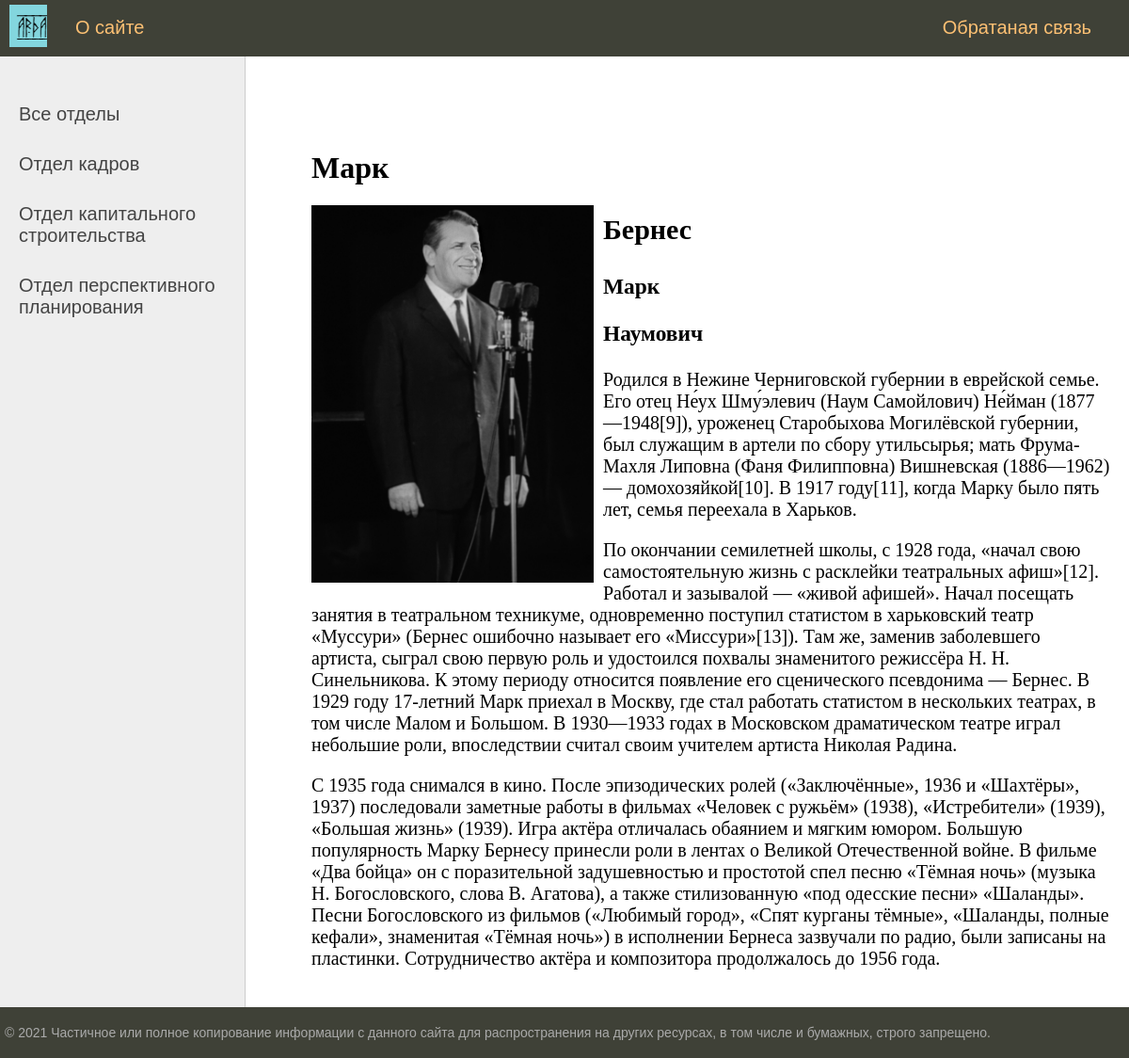
The page /userinfo/bernes/ on the database its author committed.
### user/models.py (models this page shows, shortened)
class Group(models.Model):
    name = models.CharField(max_length=255, db_index=True, verbose_name='Отдел')
    slug = models.SlugField(max_length=255, unique=True, db_index=True, verbose_name='URL')
    def get_absolute_url(self):
        return reverse('group', kwargs={'group_slug': self.slug})
    class Meta:
        verbose_name = 'Отделы'
        verbose_name_plural = 'Отделы'
        ordering = ['id']

class User(models.Model):
    name = models.CharField(max_length=25, verbose_name='Имя')
    slug = models.SlugField(max_length=255, unique=True, db_index=True, verbose_name='URL')
    patronymic = models.CharField(max_length=30, verbose_name='Отчество')
    surname = models.CharField(max_length=35, verbose_name='Фамилия')
    sex = models.CharField(max_length=10, verbose_name='Пол')
    autobiography = models.TextField(blank=True, verbose_name='Автобиография')
    photo = models.ImageField(upload_to='photo/%Y/%m/%d/', verbose_name='Фото')
    time_create = models.DateTimeField(auto_now_add=True, verbose_name='Дата создания')
    time_update = models.DateTimeField(auto_now=True, verbose_name='Дата изменения')
    group = models.ForeignKey('Group', on_delete=models.CASCADE, verbose_name='Группа')
    def __str__(self):
        return self.name
    class Meta:
        verbose_name = 'Сотрудники'
        verbose_name_plural = 'Сотрудники'
        ordering = ['time_create', 'name']

### user/views.py (the view)
# urls.py: path('userinfo/<slug:user_slug>/', ShowUser.as_view(), name='user_inf'),
class ShowUser(DataMixin, DetailView):
    model = User
    template_name = 'user/user.html'
    slug_url_kwarg = 'user_slug'
    def get_context_data(self, **kwargs):
        context = super().get_context_data(**kwargs)
        c_def = self.get_user_context(title=context['user'])
        return dict(list(context.items()) + list(c_def.items()))

### user/utils.py (called while the page is built)
    def get_user_context(self, **kwargs):
        context = kwargs
        groups = Group.objects.annotate(Count('user'))
        user_menu = menu.copy()
        if not self.request.user.is_authenticated:
            user_menu.pop(1)
        context['menu'] = user_menu
        context['groups'] = groups
        if 'group_selected' not in context:
            context['group_selected'] = 0
        return context

### user/templates/user/user.html
{% extends 'user/base.html' %}
{% block content %}
<h1>{{ user.name }}</h1>
{% if user.photo %}
<p><img class="img-article-left" src="{{user.photo.url}}"></p>
{% endif %}
<h2>{{ user.surname|linebreaks }}</h2>
<h3>{{ user.name|linebreaks }}</h3>
<h3>{{ user.patronymic|linebreaks }}</h3>
{{ user.autobiography|linebreaks }}
{% endblock %}

### user/templates/user/base.html (shortened to what this page needs)
{% load static %}
{% load user_tags %}
<!DOCTYPE html>
<html>
<head>
	<link type="text/css" href="{% static 'user/css/style.css' %}" rel="stylesheet" />
</head>
<body>
<table class="table-page" border=0 cellpadding="0" cellspacing="0">
<tr><td valign=top>
{% block mainmenu %}
		<div class="header">
			<ul id="mainmenu" class="mainmenu">
			<li class="logo"><a href="{% url 'home' %}"><div class="logo"></div></a></li>
{% for m in menu %}
	{% if not forloop.last %}
			<li><a href="{% url m.url_name %}">{{m.title}}</a></li>
	{% else %}
			<li class="last"><a href="{% url m.url_name %}">{{m.title}}</a></li>
	{% endif %}
{% endfor %}
			</ul>
		</div>
{% endblock mainmenu %}
<table class="table-content" border=0 cellpadding="0" cellspacing="0">
<tr>
	<td valign="top" class="left-chapters">
	<ul id="leftchapters">
{% if cat_selected == 0 %}
		<li class="selected">Все отделы</li>
{% else %}
		<li><a href="{% url 'home' %}">Все отделы</a></li>
{% endif %}
{% for c in groups %}
{% if c.user__count > 0 %}
	{% if c.pk == cat_selected %}
		<li class="selected">{{c.name}}</li>
	{% else %}
		<li><a href="{{ c.get_absolute_url }}">{{c.name}}</a></li>
	{% endif %}
{% endif %}
{% endfor %}
	</ul>
</td>
<td valign="top" class="content">
	<div class="content-text">
{% block content %}
{% endblock %}
	</div>
</td></tr></table>
</td></tr>
<tr><td valign=top>
	<div id="footer">
		<p>&copy; 2021 Частичное или полное копирование информации с данного сайта для распространения на других ресурсах, в том числе и бумажных, строго запрещено.</p>
	</div>
</td></tr></table>
</body>
</html>

### user/static/user/css/style.css (style rules this page uses)
html, body { font-family: 'Arial'; margin: 0; padding: 0; height: 100%; width: 100%; color: #444; }
a { color: #0059b2; text-decoration: none; }
img { max-width: 600px; height: auto; }
img.img-article-left { max-width: 300px; height: auto; float: left; padding: 0 10px 10px 0; }
.table-page { width: 100%; height: 100%; vertical-align: top; }
.table-page tr { height: 100%; }
.header { background: #3F4137; height: 60px; }
.logo { background: url('../images/logo.png') no-repeat 10px 5px; width: 50px; height: 50px; }
ul.mainmenu { list-style: none; margin: 0; padding: 0; height: 60px; color: #58e36e; font-size: 20px; overflow: hidden; }
ul.mainmenu li { float: left; margin: 18px 40px 0 30px; }
ul.mainmenu li.logo { margin: 0; }
ul.mainmenu li.last { float: right; }
ul.mainmenu li a { color: #fdc073; text-decoration: none; }
.table-content { width: 100%; min-height: 100%; height: 100%; }
.left-chapters { margin: 0; background: #eee; border-right: 1px solid #ccc; min-height: 100%; }
.left-chapters ul { width: 230px; min-height: 100%; margin: 0; padding: 20px 10px 10px 20px; list-style: none; font-size: 20px; }
.left-chapters ul li { margin: 30px 0 0 0; color: #999; }
.left-chapters ul li a { color: #444; text-decoration: none; }
.content { padding: 40px 20px 20px 40px; width: 100%; box-sizing: border-box; }
.content-text { margin: 60px 0 0 30px; color: #000; font-size: 20px; font-family: Yandex Sans Display Light; }
.content-text h1 { font-size: 32px; }
#footer { box-sizing: border-box; background: #3F4137; padding: 5px; color: #aaa; font-size: 14px; font-family: Verdana, Geneva, Arial, Helvetica; text-align: left; overflow: hidden; }

### rows shown on the page
Group: name "Отдел кадров"
Group: name "Отдел капитального строительства"
Group: name "Отдел перспективного планирования"
User: name "Марк", photo (picture), surname "Бернес", patronymic "Наумович", autobiography "Родился в Нежине Черниговской губернии в еврейской семье. Его отец Не́ух Шму́элевич (Наум Самойлович) Не́йман (1877—1948[9]), уроженец Старобыхова Могилёвской губернии, был служащим в артели по сбору утильсырья; мать Фрума-Махля Липовна (Фаня Филипповна) Вишневская (1886—1962) — домохозяйкой[10]. В 1917 году[11], когда Марку было пять лет, семья переехала в Харьков. По окончании семилетней школы, с 1928 года, «начал свою самостоятельную жизнь с расклейки театральных афиш»[12]. Работал и зазывалой — «живой афишей». Начал посещать занятия в театральном техникуме, одновременно поступил статистом в харьковский театр «Муссури» (Бернес ошибочно называет его «Миссури»[13]). Там же, заменив…"

### other values the page prints
{{ m.title }} "О сайте"
{{ m.title }} "Обратаная связь"
